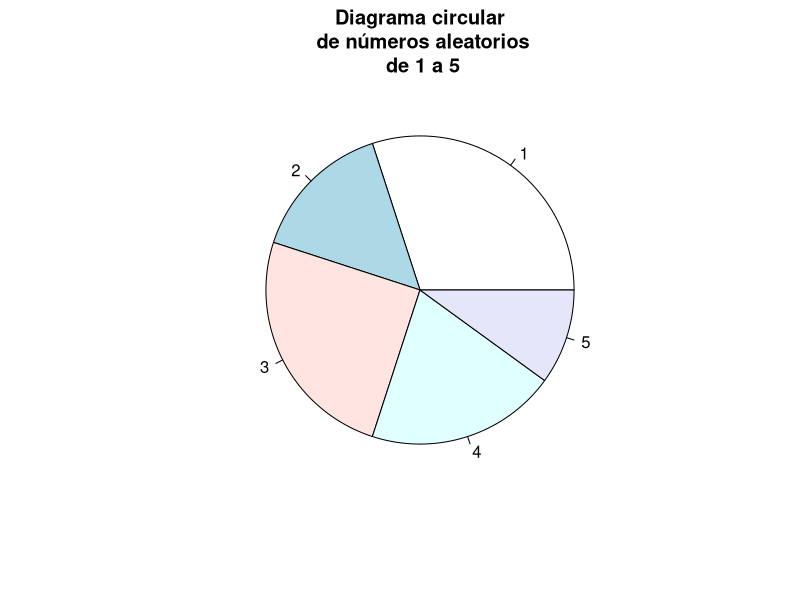
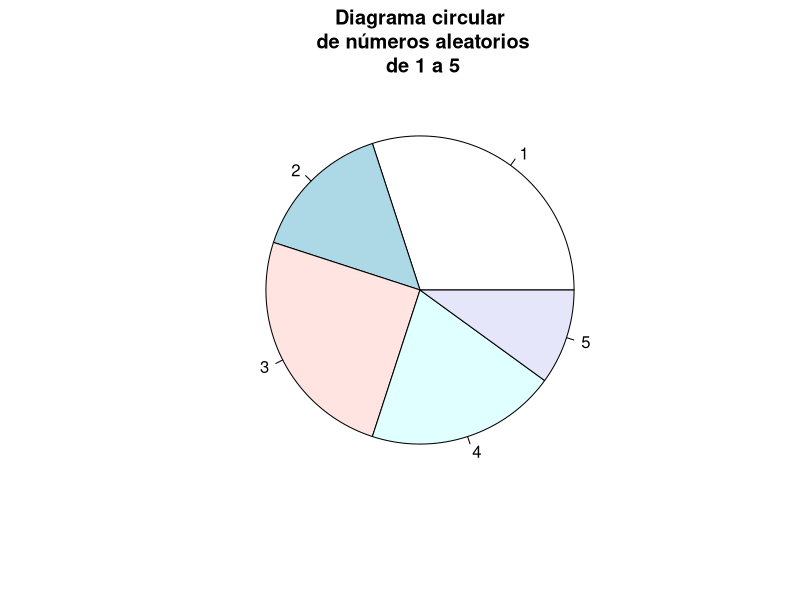

The R script that drew these images, in order:
## ---- chunk 1
nums = sample(1:5, size = 20, replace = TRUE)

pie(table(nums), main = "Diagrama circular\n de números aleatorios\n de 1 a 5")
pie(prop.table(table(nums)), main = "Diagrama circular\n de números aleatorios\n de 1 a 5")
